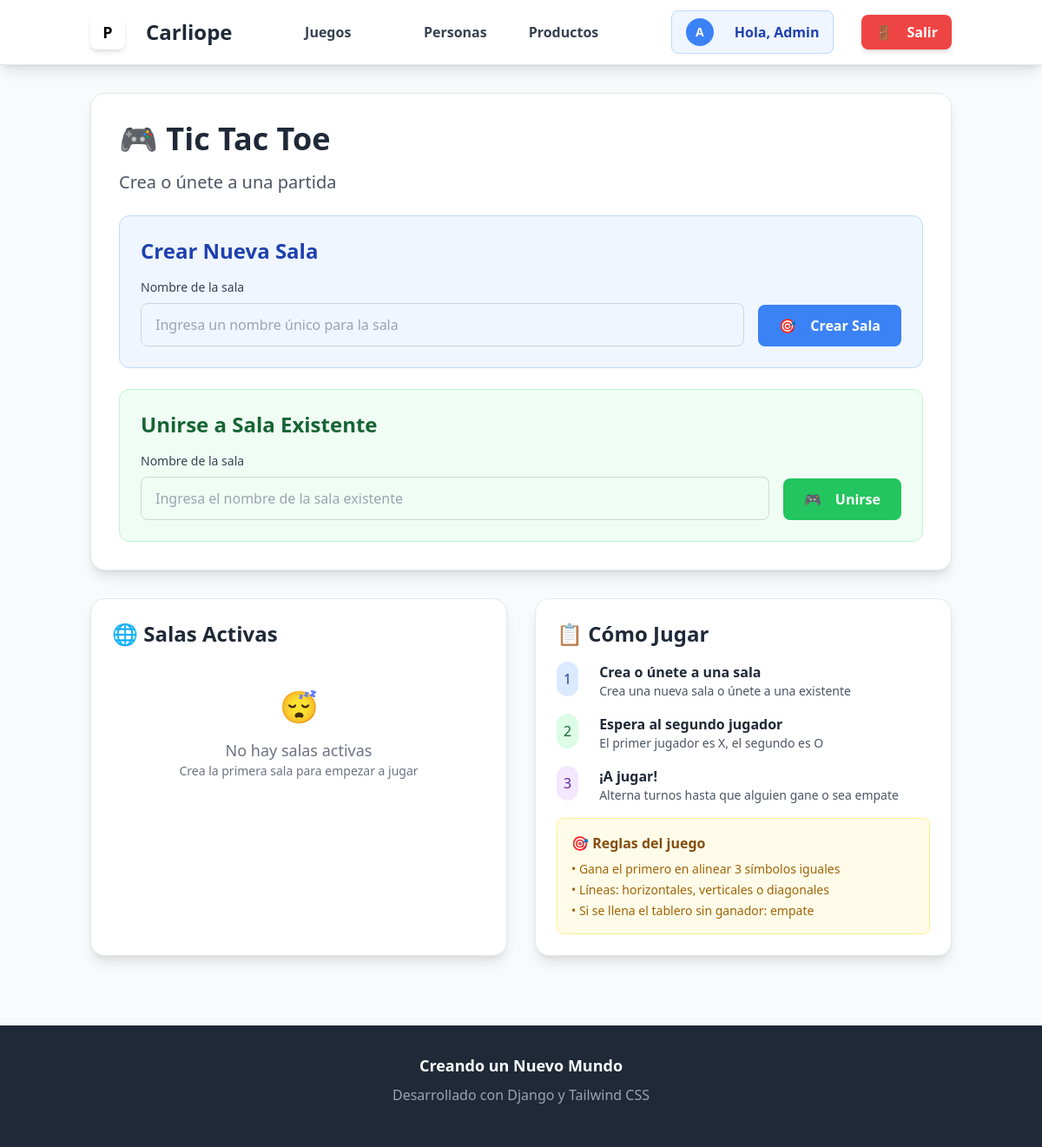
The page /Games/ (signed in) on the database as committed earlier.
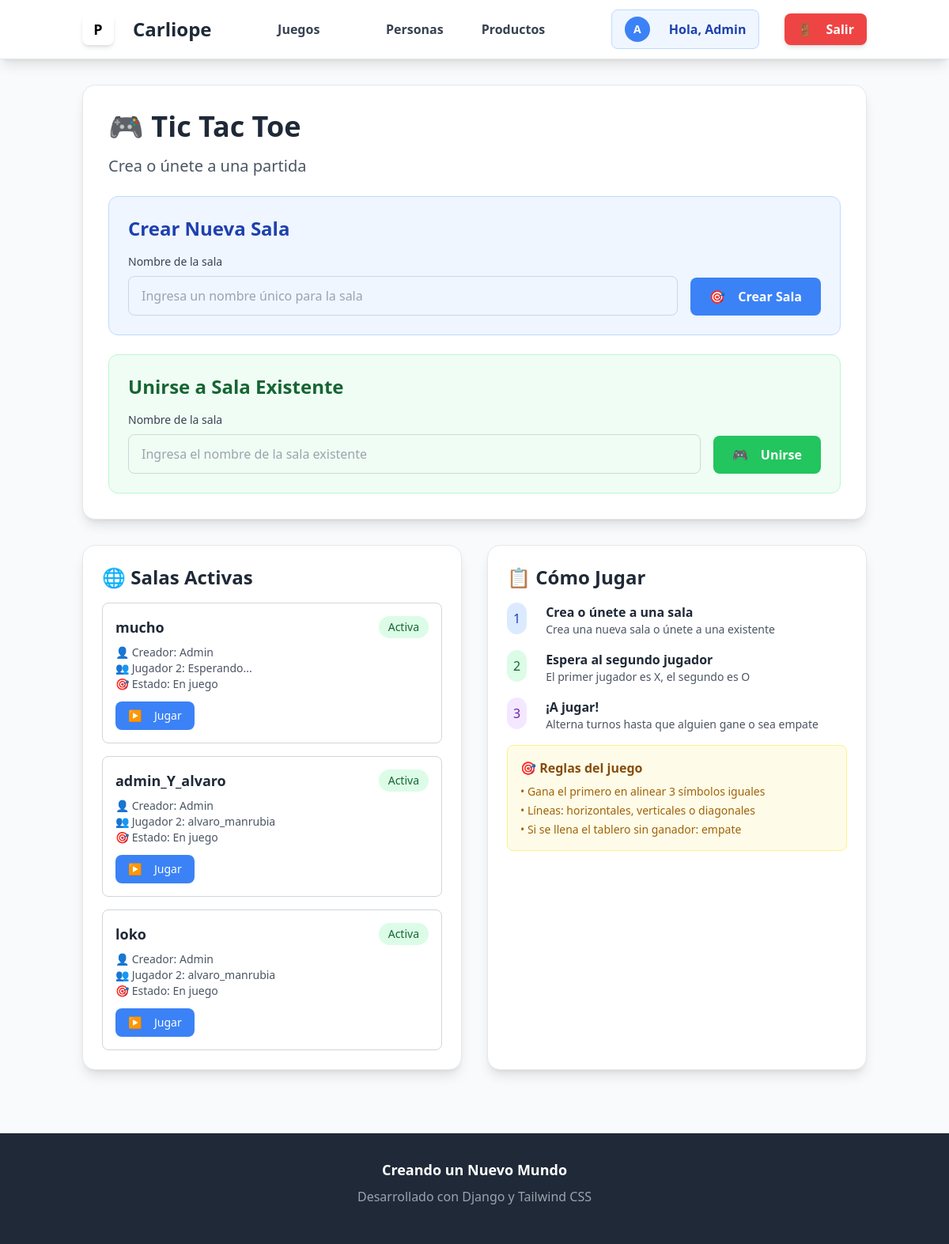
The same page on the database as committed later.
### Games/models.py (models this page shows, shortened)
class Game(models.Model):
    room_name = models.CharField(max_length=100, unique=True)
    owner = models.ForeignKey(User, on_delete=models.CASCADE, related_name='owner_games')
    player2 = models.ForeignKey(User, on_delete=models.CASCADE, related_name='player2_games', blank=True, null=True)
    board = models.CharField(max_length=9, default="-" * 9)
    active_player = models.IntegerField(default=1)
    winner = models.CharField(max_length=10, blank=True, null=True)
    current_player = models.IntegerField(default=1)
    over = models.BooleanField(default=False)

### Games/views.py (the view, shortened to what this page needs)
# urls.py: path('', views.games_list, name='games_list'),
@login_required
def games_list(request):
    games = Game.objects.all().order_by('-id')
    return render(request, 'games_list.html', {'games': games})

### Games/templates/games_list.html (shortened to what this page needs)
{% extends "base.html" %}
{% block content %}
<div class="max-w-6xl mx-auto">
    <div class="bg-white rounded-2xl shadow-lg p-8 border border-gray-200 mb-8">
        <h1 class="text-4xl font-bold text-gray-800 mb-4">🎮 Tic Tac Toe</h1>
        <p class="text-xl text-gray-600 mb-6">Crea o únete a una partida</p>
        <div class="bg-blue-50 rounded-xl p-6 border border-blue-200 mb-6">
            <h2 class="text-2xl font-bold text-blue-800 mb-4">Crear Nueva Sala</h2>
            <form method="post" class="flex gap-4 items-end">
                <div class="flex-1">
                    <label class="block text-sm font-medium text-gray-700 mb-2">Nombre de la sala</label>
                    <input type="text" name="room_name" required
                           class="w-full px-4 py-3 border border-gray-300 rounded-lg focus:ring-2 focus:ring-blue-500 focus:border-blue-500"
                           placeholder="Ingresa un nombre único para la sala">
                </div>
                <button type="submit" class="bg-blue-500 hover:bg-blue-600 text-white px-6 py-3 rounded-lg font-semibold transition-colors flex items-center space-x-2">
                    <span>🎯</span>
                    <span>Crear Sala</span>
                </button>
            </form>
        </div>
        <div class="bg-green-50 rounded-xl p-6 border border-green-200">
            <h2 class="text-2xl font-bold text-green-800 mb-4">Unirse a Sala Existente</h2>
            <form method="get" action="{% url 'Games:game_detail' 'temp' %}" id="join-form" class="flex gap-4 items-end">
                <div class="flex-1">
                    <label class="block text-sm font-medium text-gray-700 mb-2">Nombre de la sala</label>
                    <input type="text" name="room_name" required
                           class="w-full px-4 py-3 border border-gray-300 rounded-lg focus:ring-2 focus:ring-green-500 focus:border-green-500"
                           placeholder="Ingresa el nombre de la sala existente"
                           id="join-room-input">
                </div>
                <button type="submit" class="bg-green-500 hover:bg-green-600 text-white px-6 py-3 rounded-lg font-semibold transition-colors flex items-center space-x-2">
                    <span>🎮</span>
                    <span>Unirse</span>
                </button>
            </form>
        </div>
    </div>
    <div class="grid lg:grid-cols-2 gap-8">
        <div class="bg-white rounded-2xl shadow-lg p-6 border border-gray-200">
            <h2 class="text-2xl font-bold text-gray-800 mb-4">🌐 Salas Activas</h2>
            {% if games %}
            <div class="space-y-4">
                {% for game in games %}
                <div class="border border-gray-300 rounded-lg p-4 hover:bg-gray-50 transition-colors">
                    <div class="flex justify-between items-center mb-2">
                        <h3 class="font-semibold text-lg text-gray-800">{{ game.room_name }}</h3>
                        <span class="px-3 py-1 rounded-full text-sm font-medium
                            {% if not game.over %}bg-green-100 text-green-800
                            {% else %}bg-gray-100 text-gray-800{% endif %}">
                            {% if not game.over %}Activa{% else %}Finalizada{% endif %}
                        </span>
                    </div>
                    <div class="text-sm text-gray-600 mb-3">
                        <p>👤 Creador: {{ game.owner.username }}</p>
                        <p>👥 Jugador 2: {% if game.player2 %}{{ game.player2.username }}{% else %}Esperando...{% endif %}</p>
                        <p>🎯 Estado: {% if game.winner %}Ganó {{ game.winner }}{% elif game.over %}Empate{% else %}En juego{% endif %}</p>
                    </div>
                    <div class="flex gap-2">
                        <a href="{% url 'Games:game_detail' game.room_name %}"
                           class="bg-blue-500 hover:bg-blue-600 text-white px-4 py-2 rounded-lg text-sm font-medium transition-colors flex items-center space-x-2">
                            <span>▶️</span>
                            <span>{% if game.over %}Ver{% else %}Jugar{% endif %}</span>
                        </a>
                    </div>
                </div>
                {% endfor %}
            </div>
            {% else %}
            <div class="text-center py-8 text-gray-500">
                <div class="text-4xl mb-4">😴</div>
                <p class="text-lg">No hay salas activas</p>
                <p class="text-sm">Crea la primera sala para empezar a jugar</p>
            </div>
            {% endif %}
        </div>
        <div class="bg-white rounded-2xl shadow-lg p-6 border border-gray-200">
            <h2 class="text-2xl font-bold text-gray-800 mb-4">📋 Cómo Jugar</h2>
            <div class="space-y-4">
                <div class="flex items-start space-x-3">
                    <div class="bg-blue-100 text-blue-800 rounded-full p-2">1</div>
                    <div>
                        <h3 class="font-semibold text-gray-800">Crea o únete a una sala</h3>
                        <p class="text-gray-600 text-sm">Crea una nueva sala o únete a una existente</p>
                    </div>
                </div>
                <div class="flex items-start space-x-3">
                    <div class="bg-green-100 text-green-800 rounded-full p-2">2</div>
                    <div>
                        <h3 class="font-semibold text-gray-800">Espera al segundo jugador</h3>
                        <p class="text-gray-600 text-sm">El primer jugador es X, el segundo es O</p>
                    </div>
                </div>
                <div class="flex items-start space-x-3">
                    <div class="bg-purple-100 text-purple-800 rounded-full p-2">3</div>
                    <div>
                        <h3 class="font-semibold text-gray-800">¡A jugar!</h3>
                        <p class="text-gray-600 text-sm">Alterna turnos hasta que alguien gane o sea empate</p>
                    </div>
                </div>
                <div class="bg-yellow-50 border border-yellow-200 rounded-lg p-4 mt-4">
                    <h4 class="font-semibold text-yellow-800 mb-2">🎯 Reglas del juego</h4>
                    <ul class="text-sm text-yellow-700 space-y-1">
                        <li>• Gana el primero en alinear 3 símbolos iguales</li>
                        <li>• Líneas: horizontales, verticales o diagonales</li>
                        <li>• Si se llena el tablero sin ganador: empate</li>
                    </ul>
                </div>
            </div>
        </div>
    </div>
</div>
{% endblock %}

### theme/templates/base.html (shortened to what this page needs)
{% load static %}
{% load tailwind_tags %}
<!DOCTYPE html>
<html lang="es" class="h-full">
<head>
    <script src="https://cdn.tailwindcss.com"></script>
    {% tailwind_css %}
</head>
<body class="min-h-screen bg-gray-50 text-gray-900 flex flex-col">
    <header class="bg-white shadow-lg border-b border-gray-200 sticky top-0 z-50">
        <nav class="container mx-auto px-4 py-3">
            <div class="flex justify-between items-center">
                <div class="flex items-center space-x-3">
                    <div class="w-10 h-10 bg-gradient-to-r from-blue-500 to-purple-600 rounded-lg flex items-center justify-center text-black font-bold text-lg shadow-md">
                        P
                    </div>
                    <a href="{% url 'home' %}" class="text-2xl font-bold text-gray-800 hover:text-blue-600 transition-colors">
                        Carliope
                    </a>
                </div>
                <div    class="hidden md:flex items-center space-x-6">
                    <a href="{% url 'Games:games_list' %}" class="font-semibold text-gray-700 hover:text-green-600 transition-colors flex items-center space-x-2">
                        <span>Juegos</span>
                    </a>
                </div>
                <div class="hidden md:flex items-center space-x-6">
                    <a href="{% url 'people:lista' %}" class="font-semibold text-gray-700 hover:text-blue-600 transition-colors flex items-center space-x-2">
                        <span>Personas</span>
                    </a>
                    {% if user.is_authenticated %}
                    <a href="{% url 'productos:lista' %}" class="font-semibold text-gray-700 hover:text-purple-600 transition-colors flex items-center space-x-2">
                        <span>Productos</span>
                    </a>
                    {% endif %}
                </div>
                <div class="flex items-center space-x-4">
                    {% if user.is_authenticated %}
                        <div class="flex items-center space-x-4">
                            <div class="flex items-center space-x-3 bg-blue-50 px-4 py-2 rounded-lg border border-blue-200">
                                <div class="w-8 h-8 bg-blue-500 rounded-full flex items-center justify-center text-white text-sm font-bold">
                                    {{ user.username|first|upper }}
                                </div>
                                <span class="font-semibold text-blue-800">Hola, {{ user.username }}</span>
                            </div>
                            <form action="{% url 'users:logout' %}" method="post" class="inline">
                                <button type="submit" class="bg-red-500 hover:bg-red-600 text-white px-4 py-2 rounded-lg transition-colors font-semibold shadow-md flex items-center space-x-2">
                                    <span>🚪</span>
                                    <span>Salir</span>
                                </button>
                            </form>
                        </div>
                    {% endif %}
                </div>
            </div>
        </nav>
    </header>
    <main class="flex-grow container mx-auto px-4 py-8">
        {% block content %}
        {% endblock %}
    </main>
    <footer class="bg-gray-800 text-white py-8 mt-12">
        <div class="container mx-auto px-4 text-center">
            <p class="text-lg font-semibold mb-2"> Creando un Nuevo Mundo</p>
            <p class="text-gray-400 mb-4">Desarrollado con Django y Tailwind CSS</p>
        </div>
    </footer>
</body>
</html>

Rows that differ between the two databases and show on the page:
added Game: room_name "mucho", over "Activa", owner.username "Admin", shows "Esperando..."
added Game: room_name "admin_Y_alvaro", over "Activa", owner.username "Admin", player2.username "alvaro_manrubia"
added Game: room_name "loko", over "Activa", owner.username "Admin", player2.username "alvaro_manrubia"
Other text that changed with them:
text no longer shown: "😴 No hay salas activas Crea la primera sala para empezar a jugar"
